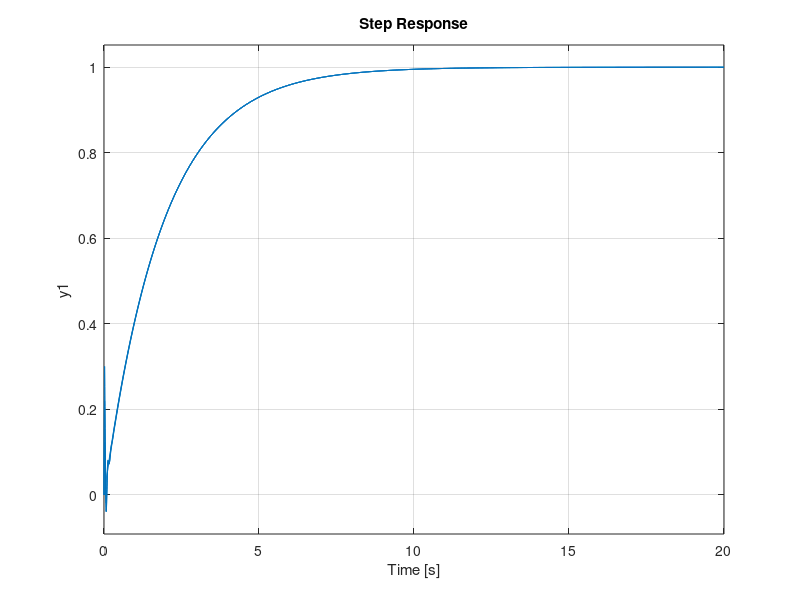

Here is the MATLAB script that generated this plot:
Kp=1;Ti=0.001;Td=[0.1:5:20];
for i=1:length(Td)
Gc=tf(Kp*[Td(i)*Ti,Ti,1],[Kp*Ti,0]);
G=tf([1],[0.462,10.4,1884]);
Gb=feedback(Gc*G,1);
step(Gb)
hold on
end


% xlim([0,10])
% ylim([-0.1,1.1])

